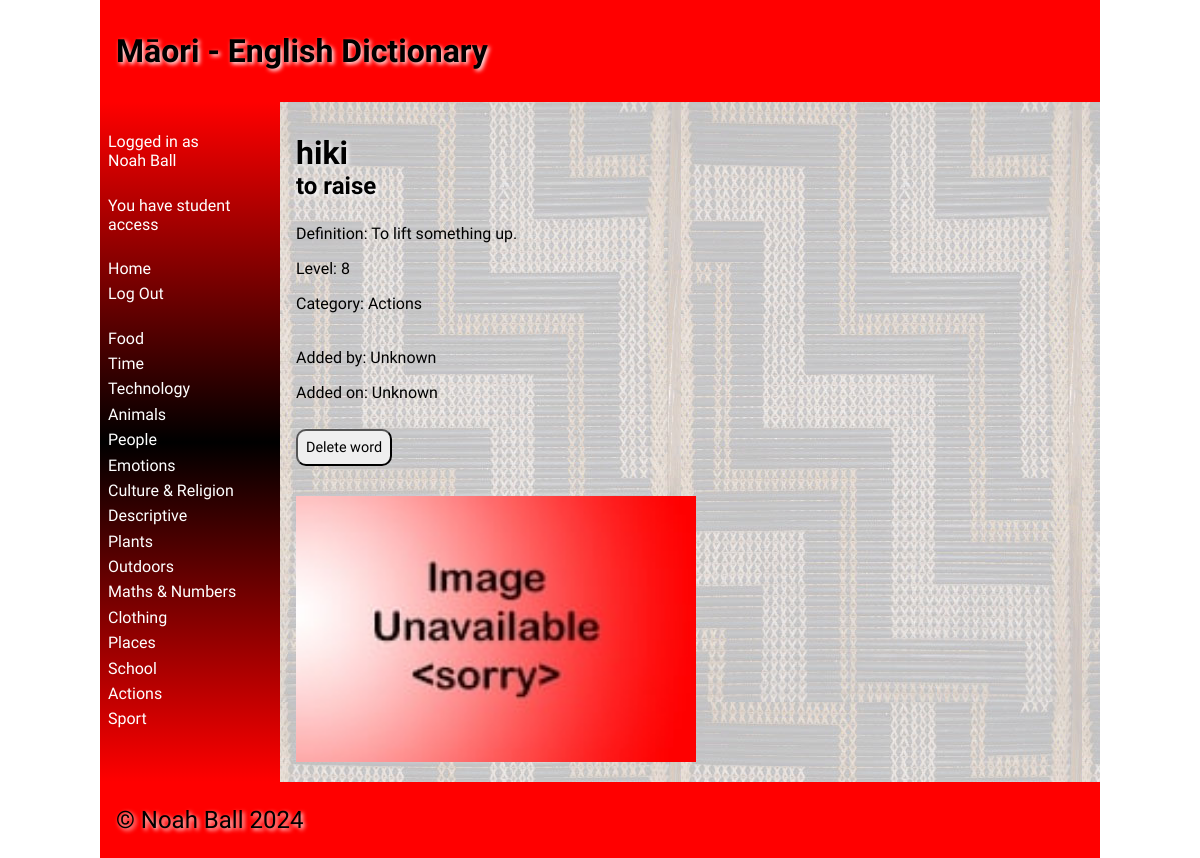
Page /word/4 (signed in) on the committed database.
### tables this page shows
CREATE TABLE category
(
    id   integer
        constraint category_pk
            primary key autoincrement,
    name varchar(35)
);

CREATE TABLE "word"
(
    id         integer
        constraint word_pk
            primary key autoincrement,
    maori      varchar(35),
    english    varchar(35),
    definition varchar(256),
    level      integer,
    category   integer
        constraint word_category_id_fk
            references category,
    filename   varchar(40),
    added_by   integer
        constraint word_user_id_fk
            references user,
    added_time integer
);

### routes/pages.py (the view)
def word_page(word_id):
    if not helpers.user_authenticated():  # Check if the user is logged in
        return redirect('/login')  # If not, redirect to the login page
    try:
        word_id = int(word_id) # Convert to int
    except ValueError:
        return redirect('/?=Word+ID+is+invalid.') # Redirect to the home page with an error message
    word = db.run_query("SELECT id, maori, english, definition, level, category, filename, added_by, added_time FROM word WHERE id = ?", (word_id,), False, False)
    if word is None:  # If the word id is invalid
        return redirect('/?error=Word+not+found')  # Redirect to the home page with an error message
    categories = helpers.get_categories()  # Retrieve all categories from the database
    cat_name = helpers.cat_id_to_name(word[5], categories)
    if cat_name is None: # If the category id is invalid
        return redirect('/?error=Category+for+word+not+found') # Redirect to the home page with an error message
    added_by = db.run_query("SELECT name FROM user WHERE id = ?", (word[7],), False, False)
    if added_by is not None:
        word += (added_by[0],)  # Add the user's name to the word tuple
    else:
        word += ("Unknown",)  # If the user is not found, add "Unknown" to the word tuple
    local_timezone = tzlocal.get_localzone()  # Get the local timezone
    try:
        time_added_obj = datetime.fromtimestamp(word[8], local_timezone)  # Convert the timestamp to a datetime object
        readable_time = time_added_obj.strftime("%d/%m/%Y %H:%M:%S")  # Convert the datetime object to a human-readable format
        word += (readable_time,)  # Add the human-readable time to the word tuple
    except:
        word += ("Unknown",)  # If the time is not found, add "Unknown" to the word tuple
    return render_template('word.html', word=word, cat_name=cat_name, categories=categories)

### lib/db.py (called while the page is built)
def create_connection(db_file):
    try:  # Try/except block to handle exceptions
        connection = sqlite3.connect(db_file)  # Create a connection to the database
        return connection  # Return the connection
    except sqlite3.Error as e:
        print(e)  # Print the error (if one is caught)
    return None

def run_query(query: str, params: tuple, multiple: bool, commit: bool):
    conn = create_connection(globals.DATABASE_FILE)  # Create a connection to the database
    cur = conn.cursor()  # Create a cursor object
    cur.execute(query, params)  # Execute the query
    if commit:  # If the query requires a commit
        conn.commit()  # Commit the query
    if multiple:  # If the query returns multiple rows
        result = cur.fetchall()  # Retrieve all rows
    else:  # If the query returns a single row
        result = cur.fetchone()  # Retrieve the row
    conn.close()  # Close the connection
    return result  # Return the result

### lib/helpers.py (called while the page is built)
def get_categories():
    query = "SELECT id, name FROM category"
    conn = db.create_connection(globals.DATABASE_FILE)
    cur = conn.cursor()
    cur.execute(query)
    categories = cur.fetchall()
    conn.close()
    return categories

def user_authenticated():
    return 'user_id' in session

def cat_id_to_name(cat_id: int, categories: tuple):
    for i in range(len(categories)): # For each category
        if categories[i][0] == cat_id: # If the category ID matches
            return categories[i][1] # Return the category name
    return "Unknown" # If the category ID is not found, return "Unknown".

### templates/word.html (shortened to what this page needs)
{% extends 'base.html' %}
{% block heading %}Māori - English Dictionary{% endblock %}
{% block main %}
    <div>
        <h1 style="padding-bottom: 0">{{ word[1] }}</h1>
        <h2 style="padding-top: 0">{{ word[2] }}</h2>
        <p>Definition: {{ word[3] }}</p>
        <p>Level: {{ word[4] }}</p>
        <p>Category: {{ cat_name }}</p>
        <br>
        <p>Added by: {{ word[9] }}</p>
        <p>Added on: {{ word[10] }}</p>
    </div>
    <div>
    <br>
     <a href="/delete-word/{{ word[0] }}"><button class="add-button">Delete word</button></a>
    </div>
    <div>
    <img style="max-height: 400px; max-width: 400px; padding-top: 1rem" src="/static/images/{{ word[6] or "noimage.jpg" }}" alt="{{ word[2] }}">
    </div>
{% endblock %}

### templates/base.html (shortened to what this page needs)
<!doctype html>
<html lang="en">
<head>
    <link href="{{ url_for('static', filename='css/style.css') }}" rel="stylesheet">
</head>
<body>
<div id="container">
    <header>
        <h1>{% block heading %}{% endblock %}</h1>
    </header>
    <nav>
        <ul>
            {% if session["username"] %}
                <li><a>Logged in as<br>{{ session["name"] }}</a></li>
                <br>
                {% if session["user_type"] == 1 %}
                    <li><a>You have student access</a></li>
                {% elif session["user_type"] == 2 %}
                    <li><a>You have teacher access</a></li>
                    <br>
                    <li><a href="/add-category">Add Category</a></li>
                {% endif %}
                <br>
                <li><a href="/">Home</a></li>
            {% endif %}
            {% if not session["user_id"] %}
                <li><a href="/login">Log In</a></li>
                <li><a href="/signup">Sign Up</a></li>
            {% else %}
                <li><a href="/logout">Log Out</a></li>
            {% endif %}
            <br>
            {% for category in categories %}
                <li><a href="/category/{{ category[0] }}">{{ category[1] }}</a></li>
            {% endfor %}
        </ul>
    </nav>
    <main>
        {% block main %}{% endblock %}
    </main>
    <footer>
        <p>
            &copy; Noah Ball 2024
        </p>
    </footer>
</div>
</body>
</html>

### static/css/style.css (style rules this page uses)
* { font-family: Comfortaa, sans-serif; margin: 0; padding: 0; box-sizing: border-box; }
#container { display: grid; grid-template-columns: 75px auto; grid-template-areas: 'nav header' 'main main' 'footer footer'; }
header { grid-area: header; background-color: #f00; padding: 1rem; }
nav { grid-area: nav; }
main { grid-area: main; padding: 1rem; background-color: #edd; }
h1, h2, h3, h4 { padding: 1rem 0; font-family: 'Suez One', serif; color: #000; text-shadow: 2px 2px 4px #fff; }
p { padding: 0.5rem 0; }
a { color: #222; }
img { width: 100%; }
button { border-radius: 10px; padding: 0.5rem; margin-bottom: 0.9rem; font-size: 0.9rem; }
footer { grid-area: footer; padding: 1rem; background-color: #f00; }
footer p { color: #000; text-shadow: 2px 2px 4px #fff; font-size: 1.5rem; }
@media only screen and (min-width: 768px) { #container { grid-template-columns: 180px auto; grid-template-areas: 'header header' 'nav main' 'footer footer'; } }
@media only screen and (min-width: 768px) { nav { background: linear-gradient(180deg, rgba(255,0,0,1) 0%, rgba(0, 0, 0, 1) 50%, rgba(255,0,0,1) 100%); padding: 0.5rem; } }
@media only screen and (min-width: 768px) { nav ul { list-style: none; } }
@media only screen and (min-width: 768px) { nav li { padding: 0.2rem 0; } }
@media only screen and (min-width: 768px) { nav a { color: #fff; text-decoration: none; } }
@media only screen and (min-width: 768px) { main { background-image: url('/poutama.jpg'); } }
@media only screen and (min-width: 1000px) { #container { width: 1000px; margin: auto; } }

### rows in the picture
category: name "Food"
category: name "Time"
category: name "Technology"
category: name "Animals"
category: name "People"
category: name "Emotions"
category: name "Culture & Religion"
category: name "Descriptive"
category: name "Plants"
category: name "Outdoors"
category: name "Maths & Numbers"
category: name "Clothing"
category: name "Places"
category: name "School"
category: name "Actions"
category: name "Sport"
word: maori "hiki", english "to raise", definition "To lift something up.", level "8"

### other values in the picture
{{ session["name"] }} "Noah Ball"
{{ word[9] }} "Unknown"
{{ word[10] }} "Unknown"
